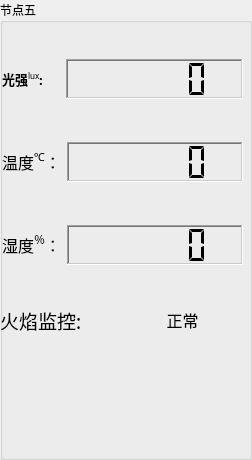
      <widget class="QGroupBox" name="groupBox_6">
       <property name="font">
        <font>
         <family>楷体_GB2312</family>
         <pointsize>9</pointsize>
         <weight>50</weight>
         <bold>false</bold>
        </font>
       </property>
       <property name="autoFillBackground">
        <bool>true</bool>
       </property>
       <property name="title">
        <string>节点五</string>
       </property>
       <property name="flat">
        <bool>true</bool>
       </property>
       <widget class="QPushButton" name="pushButton_light_fire_51">
        <property name="geometry">
         <rect>
          <x>-20</x>
          <y>340</y>
          <width>131</width>
          <height>111</height>
         </rect>
        </property>
        <property name="styleSheet">
         <string notr="true">background-image:url(:/images/08269450168fad5206c222副本.png)</string>
        </property>
        <property name="locale">
         <locale language="English" country="UnitedStatesMinorOutlyingIslands"/>
        </property>
        <property name="text">
         <string/>
        </property>
        <property name="flat">
         <bool>true</bool>
        </property>
       </widget>
       <widget class="QPushButton" name="pushButton_light_fire_52">
        <property name="geometry">
         <rect>
          <x>110</x>
          <y>340</y>
          <width>131</width>
          <height>111</height>
         </rect>
        </property>
        <property name="styleSheet">
         <string notr="true">background-image:url(:/images/08269450168fad5206c222副本.png)</string>
        </property>
        <property name="locale">
         <locale language="English" country="UnitedStatesMinorOutlyingIslands"/>
        </property>
        <property name="text">
         <string/>
        </property>
        <property name="flat">
         <bool>true</bool>
        </property>
       </widget>
       <widget class="QWidget" name="layoutWidget_9">
        <property name="geometry">
         <rect>
          <x>0</x>
          <y>300</y>
          <width>241</width>
          <height>41</height>
         </rect>
        </property>
        <layout class="QHBoxLayout" name="horizontalLayout_26">
         <item>
          <widget class="QLabel" name="Label_Fire_5">
           <property name="sizePolicy">
            <sizepolicy hsizetype="Minimum" vsizetype="MinimumExpanding">
             <horstretch>0</horstretch>
             <verstretch>0</verstretch>
            </sizepolicy>
           </property>
           <property name="maximumSize">
            <size>
             <width>200</width>
             <height>50</height>
            </size>
           </property>
           <property name="font">
            <font>
             <family>楷体</family>
             <pointsize>12</pointsize>
             <weight>50</weight>
             <bold>false</bold>
             <underline>false</underline>
            </font>
           </property>
           <property name="text">
            <string>&lt;html&gt;&lt;head/&gt;&lt;body&gt;&lt;p&gt;&lt;span style=&quot; font-size:14pt;&quot;&gt;火焰监控:&lt;/span&gt;&lt;/p&gt;&lt;/body&gt;&lt;/html&gt;</string>
           </property>
          </widget>
         </item>
         <item>
          <widget class="QLabel" name="Label_FireResult_5">
           <property name="sizePolicy">
            <sizepolicy hsizetype="Maximum" vsizetype="Maximum">
             <horstretch>0</horstretch>
             <verstretch>0</verstretch>
            </sizepolicy>
           </property>
           <property name="maximumSize">
            <size>
             <width>200</width>
             <height>50</height>
            </size>
           </property>
           <property name="font">
            <font>
             <family>楷体</family>
             <pointsize>12</pointsize>
             <weight>50</weight>
             <bold>false</bold>
             <underline>false</underline>
            </font>
           </property>
           <property name="text">
            <string>&lt;html&gt;&lt;head/&gt;&lt;body&gt;&lt;p align=&quot;center&quot;&gt;正常&lt;/p&gt;&lt;/body&gt;&lt;/html&gt;</string>
           </property>
          </widget>
         </item>
        </layout>
       </widget>
       <widget class="QWidget" name="layoutWidget_8">
        <property name="geometry">
         <rect>
          <x>2</x>
          <y>22</y>
          <width>241</width>
          <height>281</height>
         </rect>
        </property>
        <layout class="QVBoxLayout" name="verticalLayout_6">
         <item>
          <layout class="QHBoxLayout" name="horizontalLayout_17">
           <item>
            <widget class="QLabel" name="Label_Lux_5">
             <property name="sizePolicy">
              <sizepolicy hsizetype="Maximum" vsizetype="Maximum">
               <horstretch>0</horstretch>
               <verstretch>0</verstretch>
              </sizepolicy>
             </property>
             <property name="font">
              <font>
               <family>楷体</family>
               <pointsize>12</pointsize>
               <weight>50</weight>
               <bold>false</bold>
               <underline>false</underline>
              </font>
             </property>
             <property name="text">
              <string>&lt;html&gt;&lt;head/&gt;&lt;body&gt;&lt;p&gt;&lt;span style=&quot; font-size:10pt; font-weight:600;&quot;&gt;光强&lt;/span&gt;&lt;span style=&quot; font-size:10pt; vertical-align:super;&quot;&gt;lux&lt;/span&gt;&lt;span style=&quot; font-size:10pt; font-weight:600;&quot;&gt;:&lt;/span&gt;&lt;/p&gt;&lt;/body&gt;&lt;/html&gt;</string>
             </property>
            </widget>
           </item>
           <item>
            <spacer name="horizontalSpacer_9">
             <property name="orientation">
              <enum>Qt::Horizontal</enum>
             </property>
             <property name="sizeType">
              <enum>QSizePolicy::Ignored</enum>
             </property>
             <property name="sizeHint" stdset="0">
              <size>
               <width>17</width>
               <height>13</height>
              </size>
             </property>
            </spacer>
           </item>
           <item>
            <widget class="QLCDNumber" name="lcdNumber_lux_5">
             <property name="sizePolicy">
              <sizepolicy hsizetype="MinimumExpanding" vsizetype="Maximum">
               <horstretch>0</horstretch>
               <verstretch>0</verstretch>
              </sizepolicy>
             </property>
             <property name="minimumSize">
              <size>
               <width>0</width>
               <height>40</height>
              </size>
             </property>
             <property name="baseSize">
              <size>
               <width>0</width>
               <height>0</height>
              </size>
             </property>
             <property name="font">
              <font>
               <weight>75</weight>
               <bold>true</bold>
              </font>
             </property>
             <property name="cursor">
              <cursorShape>ArrowCursor</cursorShape>
             </property>
             <property name="autoFillBackground">
              <bool>false</bool>
             </property>
             <property name="frameShape">
              <enum>QFrame::WinPanel</enum>
             </property>
             <property name="frameShadow">
              <enum>QFrame::Sunken</enum>
             </property>
             <property name="smallDecimalPoint">
              <bool>true</bool>
             </property>
             <property name="digitCount">
              <number>5</number>
             </property>
             <property name="segmentStyle">
              <enum>QLCDNumber::Flat</enum>
             </property>
            </widget>
           </item>
          </layout>
         </item>
         <item>
          <layout class="QHBoxLayout" name="horizontalLayout_18">
           <item>
            <widget class="QLabel" name="label_Temp_5">
             <property name="sizePolicy">
              <sizepolicy hsizetype="Maximum" vsizetype="Maximum">
               <horstretch>0</horstretch>
               <verstretch>0</verstretch>
              </sizepolicy>
             </property>
             <property name="font">
              <font>
               <family>楷体</family>
               <pointsize>12</pointsize>
               <weight>50</weight>
               <bold>false</bold>
              </font>
             </property>
             <property name="text">
              <string>&lt;html&gt;&lt;head/&gt;&lt;body&gt;&lt;p align=&quot;center&quot;&gt;&lt;span style=&quot; font-weight:400;&quot;&gt;温度&lt;/span&gt;&lt;span style=&quot; font-weight:400; vertical-align:super;&quot;&gt;℃&lt;/span&gt;&lt;span style=&quot; font-weight:400;&quot;&gt;：&lt;/span&gt;&lt;/p&gt;&lt;/body&gt;&lt;/html&gt;</string>
             </property>
            </widget>
           </item>
           <item>
            <widget class="QLCDNumber" name="lcdNumber_Temp_5">
             <property name="sizePolicy">
              <sizepolicy hsizetype="Minimum" vsizetype="Maximum">
               <horstretch>0</horstretch>
               <verstretch>0</verstretch>
              </sizepolicy>
             </property>
             <property name="minimumSize">
              <size>
               <width>10</width>
               <height>40</height>
              </size>
             </property>
             <property name="baseSize">
              <size>
               <width>0</width>
               <height>0</height>
              </size>
             </property>
             <property name="font">
              <font>
               <weight>75</weight>
               <bold>true</bold>
              </font>
             </property>
             <property name="cursor">
              <cursorShape>ArrowCursor</cursorShape>
             </property>
             <property name="autoFillBackground">
              <bool>false</bool>
             </property>
             <property name="frameShape">
              <enum>QFrame::WinPanel</enum>
             </property>
             <property name="frameShadow">
              <enum>QFrame::Sunken</enum>
             </property>
             <property name="smallDecimalPoint">
              <bool>true</bool>
             </property>
             <property name="digitCount">
              <number>5</number>
             </property>
             <property name="segmentStyle">
              <enum>QLCDNumber::Flat</enum>
             </property>
            </widget>
           </item>
          </layout>
         </item>
         <item>
          <layout class="QHBoxLayout" name="horizontalLayout_19">
           <item>
            <widget class="QLabel" name="label_Humidity_5">
             <property name="sizePolicy">
              <sizepolicy hsizetype="Maximum" vsizetype="Maximum">
               <horstretch>0</horstretch>
               <verstretch>0</verstretch>
              </sizepolicy>
             </property>
             <property name="font">
              <font>
               <family>楷体</family>
               <pointsize>12</pointsize>
               <weight>50</weight>
               <bold>false</bold>
              </font>
             </property>
             <property name="text">
              <string>&lt;html&gt;&lt;head/&gt;&lt;body&gt;&lt;p align=&quot;center&quot;&gt;&lt;span style=&quot; font-weight:400;&quot;&gt;湿度&lt;/span&gt;&lt;span style=&quot; font-weight:400; vertical-align:super;&quot;&gt;％&lt;/span&gt;&lt;span style=&quot; font-weight:400;&quot;&gt;：&lt;/span&gt;&lt;/p&gt;&lt;/body&gt;&lt;/html&gt;</string>
             </property>
            </widget>
           </item>
           <item>
            <widget class="QLCDNumber" name="lcdNumber_Humidity_5">
             <property name="sizePolicy">
              <sizepolicy hsizetype="Preferred" vsizetype="Maximum">
               <horstretch>0</horstretch>
               <verstretch>0</verstretch>
              </sizepolicy>
             </property>
             <property name="minimumSize">
              <size>
               <width>0</width>
               <height>40</height>
              </size>
             </property>
             <property name="baseSize">
              <size>
               <width>0</width>
               <height>0</height>
              </size>
             </property>
             <property name="font">
              <font>
               <weight>75</weight>
               <bold>true</bold>
              </font>
             </property>
             <property name="cursor">
              <cursorShape>ArrowCursor</cursorShape>
             </property>
             <property name="autoFillBackground">
              <bool>false</bool>
             </property>
             <property name="frameShape">
              <enum>QFrame::WinPanel</enum>
             </property>
             <property name="frameShadow">
              <enum>QFrame::Sunken</enum>
             </property>
             <property name="smallDecimalPoint">
              <bool>true</bool>
             </property>
             <property name="digitCount">
              <number>5</number>
             </property>
             <property name="segmentStyle">
              <enum>QLCDNumber::Flat</enum>
             </property>
            </widget>
           </item>
          </layout>
         </item>
        </layout>
       </widget>
      </widget>
